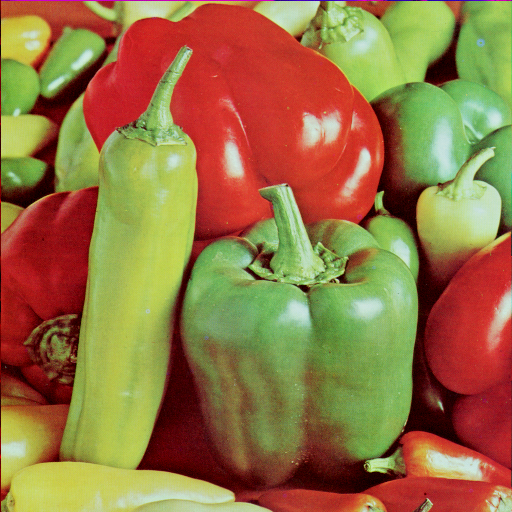
#> input picture Lab2zdjecia/PeppersRGB.tif, 512 x 512 px
$ jupyter execute --allow-errors lab6-8.ipynb
#> lines starting #> are read from the running program, lines starting #| are printed output that depends on the picture
# Systemy inspekcji wizualnej
## Laboratoria  6-8

Temat: Segmentacja obrazów kolorowych za pomocą klasteryzacji K-średnich

---

Nazwisko i Imię: Jakub Grelowski
Nr albumu: 262754
data wykonania ćwiczenia: 26.01.2025

---

## Wprowadzenie

Celem projektu jest podział obrazów kolorowych na spójne regiony z wykorzystaniem klasteryzacji. Klasteryzacja jest techniką grupowania danych, która w kontekście obrazów pozwala na podział pikseli na grupy o podobnych cechach, takich jak na przykład kolor. W raporcie zostaną omówione techniki segmentacji z wykorzystaniem algorytmów K-średnich oraz C-means na różnych przestrzeniach barw, a także ich efekty na przykładowym obrazie.

## Implementacja

### Funkcja pomocnicza do wizualizacji obrazów

[cell 1]
import matplotlib.pyplot as plt

def plot_images(images, titles, cmap=None):
    plt.figure(figsize=(15, 10))
    for i, (img, title) in enumerate(zip(images, titles)):
        plt.subplot(1, len(images), i + 1)
        plt.imshow(img, cmap=cmap)
        plt.title(title)
        plt.axis('off')
    plt.show()

### Własna implementacja algorytmu K-średnich

[cell 2]
import numpy as np

def kmeans_custom(data, n_clusters, max_iters=100, tol=1e-4):
    np.random.seed(0)
    centroids = data[np.random.choice(data.shape[0], n_clusters, replace=False)]
    for _ in range(max_iters):
        distances = np.linalg.norm(data[:, None] - centroids, axis=2)
        labels = np.argmin(distances, axis=1)
        new_centroids = np.array([data[labels == i].mean(axis=0) for i in range(n_clusters)])
        if np.linalg.norm(new_centroids - centroids) < tol:
            break
        centroids = new_centroids
    return labels, centroids

### Przygotowanie danych
Na początku wczytujemy obraz testowy i konwertujemy go z przestrzeni kolorów BGR do RGB. Następnie zmniejszamy obraz, aby przyspieszyć klasteryzację, po czym tworzymy kopie obrazu w przestrzeniach HSV oraz Lab.

[cell 3]
import cv2 as cv
im = cv.imread("Lab2zdjecia/PeppersRGB.tif")
#> im is the input picture: shape (512, 512, 3); mean B, G, R 66.5, 115.6, 149.8
im = cv.cvtColor(im, cv.COLOR_BGR2RGB)

im_resized = cv.resize(im, (256, 256))
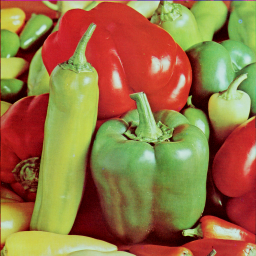
#> im_resized: shape (256, 256, 3); mean R, G, B 149.9, 115.7, 66.7
hsv_resized = cv.cvtColor(im_resized, cv.COLOR_RGB2HSV)
#> hsv_resized: shape (256, 256, 3); mean H, S, V 41.8, 161.4, 165.8
lab_resized = cv.cvtColor(im_resized, cv.COLOR_RGB2Lab)
#> lab_resized: shape (256, 256, 3); mean of channels 0, 1, 2 135.7, 135.2, 163.4

### Klasteryzacja K-średnich

Przekształcamy obraz na przestrzeń cech (wektory pikseli). Każdy piksel traktujemy jako punkt w przestrzeni cech przestrzeni barw. Dane wejściowe są spłaszczone do tablicy 2D, gdzie każdy wiersz reprezentuje piksel.

[cell 4]
data_rgb = im_resized.reshape((-1, 3))
data_hsv = hsv_resized.reshape((-1, 3))
data_lab = lab_resized.reshape((-1, 3))

Algorytm K-średnich grupuje dane w określoną liczbę klastrów (*n_clusters*).
Każdy piksel jest przypisany do najbliższego centrum klastra.

[cell 5]
from sklearn.cluster import KMeans
from time import time

kmeans_rgb = KMeans(n_clusters=3, random_state=0)
kmeans_hsv = KMeans(n_clusters=3, random_state=0)
kmeans_lab = KMeans(n_clusters=3, random_state=0)


start = time()
predictions_rgb = kmeans_rgb.fit_predict(data_rgb)
sklearn_time = time() - start

predictions_hsv = kmeans_hsv.fit_predict(data_hsv)
predictions_lab = kmeans_lab.fit_predict(data_lab)

Rekonstrukcja obrazu po klasteryzacji: każdy piksel obrazu przyjmuje kolor swojego klastra

[cell 6]
kmeans_segmented_rgb = predictions_rgb.reshape(im_resized.shape[:2])
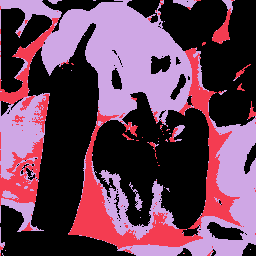
#> kmeans_segmented_rgb: shape (256, 256) int32; 3 distinct labels, from 0 to 2; one colour per label, 0 black
kmeans_segmented_hsv = predictions_hsv.reshape(hsv_resized.shape[:2])
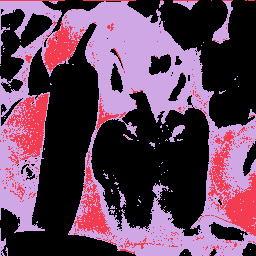
#> kmeans_segmented_hsv: shape (256, 256) int32; 3 distinct labels, from 0 to 2; one colour per label, 0 black
kmeans_segmented_lab = predictions_lab.reshape(lab_resized.shape[:2])
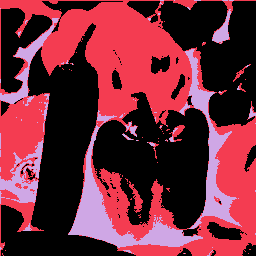
#> kmeans_segmented_lab: shape (256, 256) int32; 3 distinct labels, from 0 to 2; one colour per label, 0 black

Kolorowanie segmentów dla wizualizacji. Wykorzystujemy centra klastrów, aby nadać każdemu klastrowi odrębny kolor

[cell 7]
kmeans_colored_rgb = np.zeros_like(im_resized)
kmeans_colored_hsv = np.zeros_like(hsv_resized)
kmeans_colored_lab = np.zeros_like(lab_resized)

colors_rgb = kmeans_rgb.cluster_centers_.astype(int)
colors_hsv = kmeans_hsv.cluster_centers_.astype(int)
colors_lab = kmeans_lab.cluster_centers_.astype(int)

for i in range(3):
    kmeans_colored_rgb[kmeans_segmented_rgb == i] = colors_rgb[i]
    kmeans_colored_hsv[kmeans_segmented_hsv == i] = cv.cvtColor(np.uint8([[colors_hsv[i]]]), cv.COLOR_HSV2RGB).squeeze()
    kmeans_colored_lab[kmeans_segmented_lab == i] = cv.cvtColor(np.uint8([[colors_lab[i]]]), cv.COLOR_Lab2RGB).squeeze()

plot_images([im_resized, kmeans_colored_rgb, kmeans_colored_hsv, kmeans_colored_lab],
            ["Oryginał", "Segmentacja K-średnich  - RGB", "Segmentacja K-średnich - HSV", "Segmentacja K-średnich - Lab"])
#> the loop in plot_images, `for i, (img, title) in enumerate(zip(images, titles)):` made 4 passes
#> title on passes 1 to 4: 'Oryginał', 'Segmentacja K-średnich  - RGB', 'Segmentacja K-średnich - HSV', 'Segmentacja K-średnich - Lab'
#> in plot_images, `plt.show()`:
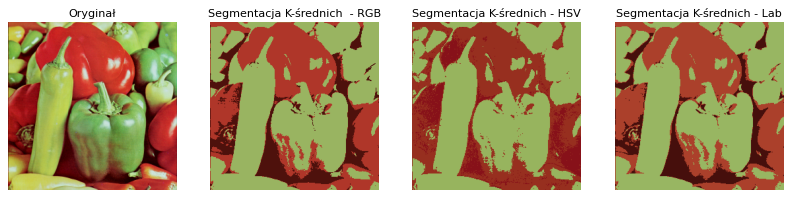
#> figure drawn by matplotlib, 4 panels

### Własna implementacja K-średnich

[cell 8]
import pandas as pd

start = time()
kmeans_custom_labels, kmeans_custom_centroids = kmeans_custom(data_rgb, 3, max_iters=300)
#> in kmeans_custom, `centroids = data[np.random.choice(data.shape[0], n_clusters, replace=F..`: centroids = [[115, 61, 35], [187, 186, 75], [121, 180, 87]]
#> kmeans_custom_centroids = [[127.5, 155.3, 74.63], [147.4, 38.87, 31.02], [179.2, 200.1, 117.4]]
custom_time = time() - start
kmeans_custom_segmented = kmeans_custom_labels.reshape(im_resized.shape[:2])
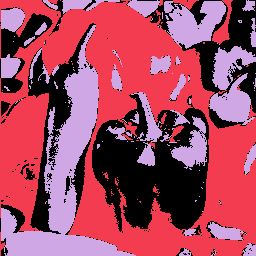
#> kmeans_custom_segmented: shape (256, 256) int64; 3 distinct labels, from 0 to 2; one colour per label, 0 black
kmeans_custom_colored = np.zeros_like(im_resized)

for i in range(3):
    kmeans_custom_colored[kmeans_custom_segmented == i] = kmeans_custom_centroids[i]
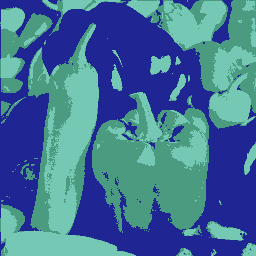
#> kmeans_custom_colored: shape (256, 256, 3); mean of channels 0, 1, 2 149.6, 115.2, 66.4; drawn as B, G, R


data = [["Implementacja scikit-learn", sklearn_time],
        ["Własna implementacja", custom_time]]

df = pd.DataFrame(data, columns=["Algorytm", "Czas wykonania"])

print(df)

plot_images([im_resized, kmeans_colored_rgb, kmeans_custom_colored],
            ["Oryginał", "Implementacja scikit-learn", "Własna implementacja"])
#> the loop in plot_images (call 2), `for i, (img, title) in enumerate(zip(images, titles)):` made 3 passes
#> in plot_images (call 2), `plt.show()`:
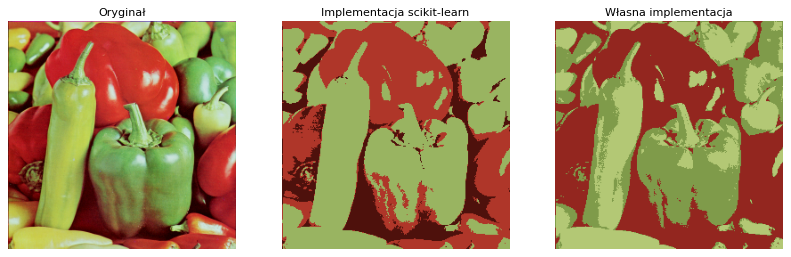
#> figure drawn by matplotlib, 3 panels
